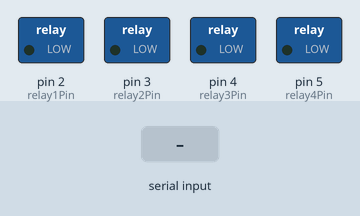
This sketch was run on a simulated Arduino Uno, built with avr-gcc and run on an emulated ATmega328P. Shown: switched loads named in the sketch (green lamp = pin HIGH). The inputs (shaded band) are chosen by the test bench.

Above: at 1.2 s.
1.3 s: "F" received over the second serial link
At 1.6 s:
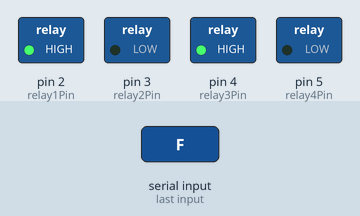
2.8 s: "B" received over the second serial link
At 3.9 s:
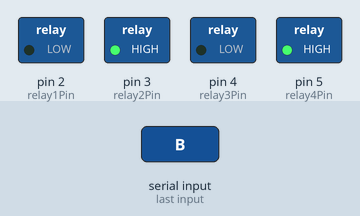
4.3 s: "L" received over the second serial link
At 5.1 s:
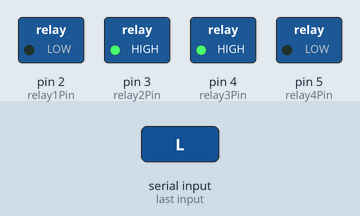
5.8 s: "R" received over the second serial link
At 6.2 s:
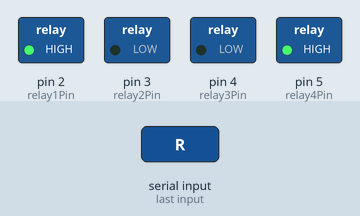
7.3 s: "S" received over the second serial link
At 8.6 s:
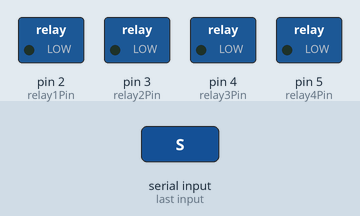
Timing chart, 0 to 9.8 s (numbered marks = the images above; inputs shaded):
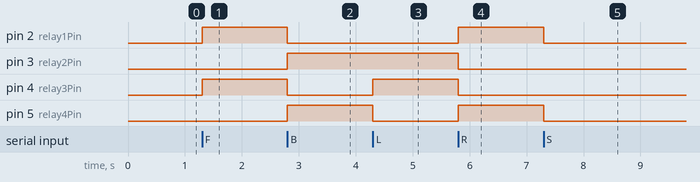

Measured:
- after the input at 1.3 s, pin 2 (relay1Pin), pin 4 (relay3Pin): LOW → HIGH at once
- after the input at 2.8 s, pin 2 (relay1Pin), pin 4 (relay3Pin): HIGH → LOW at once; pin 3 (relay2Pin), pin 5 (relay4Pin): LOW → HIGH at once
- after the input at 4.3 s, pin 4 (relay3Pin): LOW → HIGH at once; pin 5 (relay4Pin): HIGH → LOW at once
- after the input at 5.8 s, pin 2 (relay1Pin), pin 5 (relay4Pin): LOW → HIGH at once; pin 3 (relay2Pin), pin 4 (relay3Pin): HIGH → LOW at once
- after the input at 7.3 s, pin 2 (relay1Pin), pin 5 (relay4Pin): HIGH → LOW at once

The sketch:

car_with_relay.ino
```cpp
#include <SoftwareSerial.h>

SoftwareSerial bluetooth(10, 11); // RX, TX pins for Bluetooth module
#define relay1Pin 2
#define relay2Pin 3
#define relay3Pin 4
#define relay4Pin 5

void setup() {
  // Set relay pins as output
  pinMode(relay1Pin, OUTPUT);
  pinMode(relay2Pin, OUTPUT);
  pinMode(relay3Pin, OUTPUT);
  pinMode(relay4Pin, OUTPUT);

  // Set up serial communication with Bluetooth module
  bluetooth.begin(9600);
}

void loop() {
  if (bluetooth.available() > 0) {
    char command = bluetooth.read();

    // Control the car based on received commands
    switch(command) {
      case 'F': // Forward
        digitalWrite(relay1Pin, HIGH);
        digitalWrite(relay2Pin, LOW);
        digitalWrite(relay3Pin, HIGH);
        digitalWrite(relay4Pin, LOW);
        break;
      case 'B': // Backward
        digitalWrite(relay1Pin, LOW);
        digitalWrite(relay2Pin, HIGH);
        digitalWrite(relay3Pin, LOW);
        digitalWrite(relay4Pin, HIGH);
        break;
      case 'L': // Left
        digitalWrite(relay1Pin, LOW);
        digitalWrite(relay2Pin, HIGH);
        digitalWrite(relay3Pin, HIGH);
        digitalWrite(relay4Pin, LOW);
        break;
      case 'R': // Right
        digitalWrite(relay1Pin, HIGH);
        digitalWrite(relay2Pin, LOW);
        digitalWrite(relay3Pin, LOW);
        digitalWrite(relay4Pin, HIGH);
        break;
      case 'S': // Stop
        digitalWrite(relay1Pin, LOW);
        digitalWrite(relay2Pin, LOW);
        digitalWrite(relay3Pin, LOW);
        digitalWrite(relay4Pin, LOW);
        break;
      default:
        // Invalid command
        break;
    }
  }
}
```
